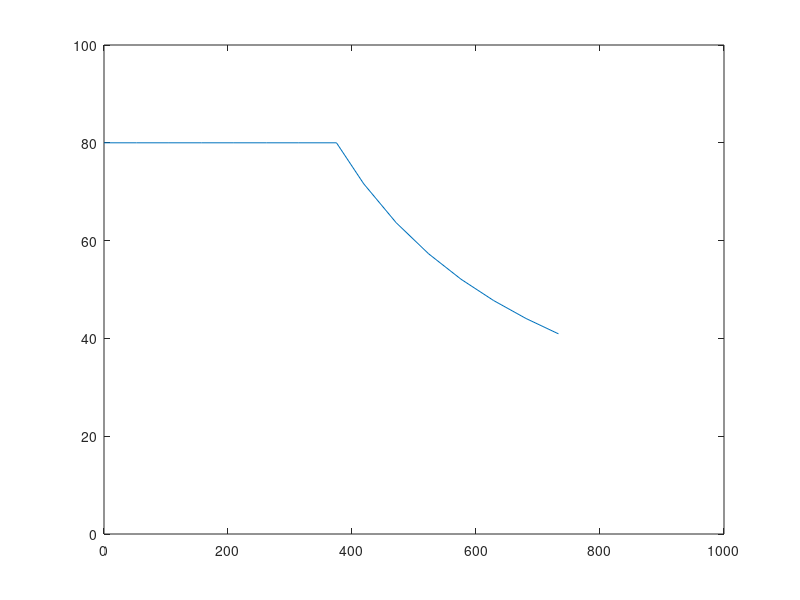

Here is the MATLAB script that generated this plot:
maxMotorTorque = 80; % in Nm
maxRegenTorque = 80; % in Nm
maxMotorTemp = 135;   % in Fahrenheit
motorVoltage = 140;
motorTorques = [80 80 80 80 80 80 80 80 71.62 63.66 57.30 52.09 47.75 44.07 40.93];
motorSpeeds = [0 500 1000 1500 2000 2500 3000 3580.977845 4000 4500 5000 5500 6000 6500 7000] * pi/30;

plot(motorSpeeds, motorTorques);
axis([0, 1000, 0, 100]);

maxEngineTorque = 80; % in Nm

maxEngineTemp = 240;  % in Fahrenheit


engineTorqueMap = [0,0;4,4.1;8,8.1;10.7,10.8;9.2,9.3;11.8,11.9;14.8,14.9;17.3,17.4;
    18,18.1;19.2,19.3;18,18.1;17.8,17.9;17.5,17.6;16,16.1;15,15.1] * 1.3558;
engineTorqueBreakpoints = [0:1.378:19.3];
engineSpeedBreakpoints = [0,1,2,3,4,5,6,7,8,9,10,11,12,13,14] * 1000;


initialFuel = 100; % NEED TO SET TO CORRECT AMOUNT
